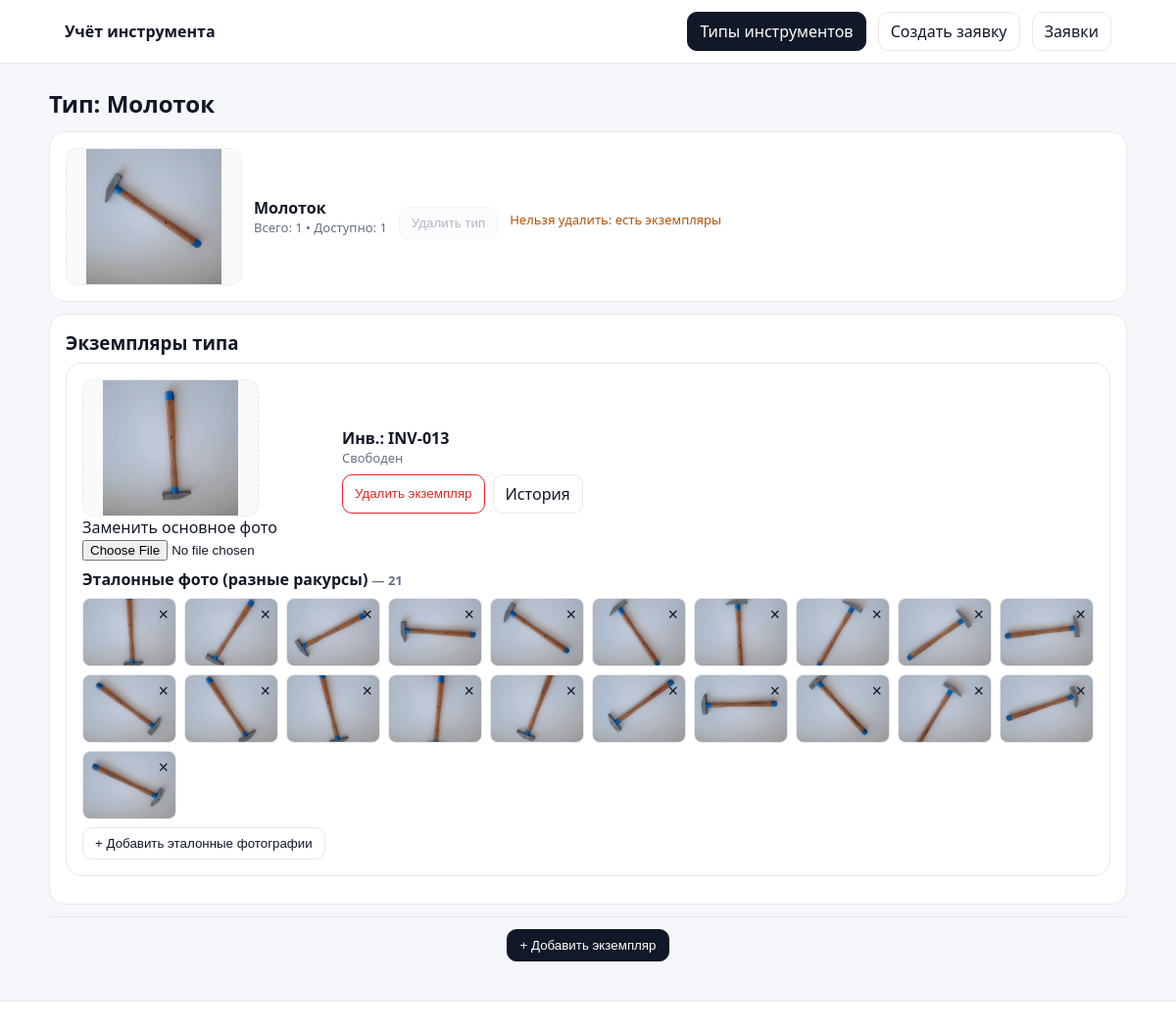
Page /types/13/edit on the committed database.
### app.py (models this page shows)
class ToolType(db.Model):
    __tablename__ = 'tool_type'
    id = db.Column(db.Integer, primary_key=True)
    name = db.Column(db.String(160), nullable=False)
    photo_filename = db.Column(db.String(255), nullable=False)
    items = db.relationship('ToolItem', backref='type', cascade='all, delete-orphan')
    def photo_url(self):
        return url_for('uploaded_file', folder='types', filename=self.photo_filename) if self.photo_filename else None
    @property
    def total_count(self):
        return len(self.items)
    @property
    def available_count(self):
        return len([i for i in self.items if not i.is_blocked])

class ToolItem(db.Model):
    __tablename__ = 'tool_item'
    id = db.Column(db.Integer, primary_key=True)
    type_id = db.Column(db.Integer, db.ForeignKey('tool_type.id'), nullable=False)
    inv = db.Column(db.String(64), nullable=False, unique=True)
    photo_filename = db.Column(db.String(255), nullable=False)
    is_blocked = db.Column(db.Boolean, default=False)
    ref_photos = db.relationship('ToolItemRefPhoto', backref='tool_item', cascade='all, delete-orphan')
    def photo_url(self):
        return url_for('uploaded_file', folder='items', filename=self.photo_filename) if self.photo_filename else None

class ToolItemRefPhoto(db.Model):
    __tablename__ = 'tool_item_ref_photo'
    id = db.Column(db.Integer, primary_key=True)
    item_id = db.Column(db.Integer, db.ForeignKey('tool_item.id'), nullable=False)
    filename = db.Column(db.String(255), nullable=False)
    item = db.relationship('ToolItem')

### app.py (the view, shortened to what this page needs)
@app.route('/types/<int:type_id>/edit', methods=['GET', 'POST'])
def type_edit(type_id):
    t = ToolType.query.get_or_404(type_id)
    return render_template('edit_type.html', t=t)

### app.py (called while the page is built)
def seed_example_if_empty():
    if ToolType.query.count() > 0:
        return

@app.before_request
def init_db():
    db.create_all()
    seed_example_if_empty()

### templates/edit_type.html (shortened to what this page needs)
{% extends 'base.html' %}
{% block content %}
<h2>Тип: {{ t.name }}</h2>
<div class="card">
  <div class="tool">
    <div class="thumb big"><img src="{{ t.photo_url() }}" alt="{{ t.name }}"></div>
  <div class="tool-info">
    <div class="title">{{ t.name }}</div>
    <div class="muted">Всего: {{ t.total_count }} • Доступно: {{ t.available_count }}</div>
  </div>
  <div class="actions">
    <button class="btn btn-danger"
            type="submit"
            form="delete_type_form"
            {% if t.items|length > 0 %}disabled{% endif %}
            onclick="return confirm('Удалить этот тип?');">
      Удалить тип
    </button>
  </div>
  {% if t.items|length > 0 %}
    <div class="warn-note" style="margin-top:6px">Нельзя удалить: есть экземпляры</div>
  {% endif %}
  </div>
</div>
<div class="card">
  <h3>Экземпляры типа</h3>
  <div class="grid-list onecol">
    {% for it in t.items %}
    <div class="card">
        <div class="tool tool-split">
          <div class="media-col">
            <div class="thumb big"><img src="{{ it.photo_url() }}" alt="{{ it.inv }}"></div>
            <form method="post" enctype="multipart/form-data" class="replace-form">
              <label>Заменить основное фото</label>
              <div class="file-field">
                <input type="file" name="photo" accept="image/*"
                       onchange="this.form.submit()">
              </div>
            </form>
          </div>
          <div class="tool-info">
            <div class="title">Инв.: {{ it.inv }}</div>
            <div class="{{ 'text-warn' if it.is_blocked else 'muted' }}">
              {{ 'Заблокирован (в заявке)' if it.is_blocked else 'Свободен' }}
            </div>
            <div class="actions" style="margin-top:8px">
              <button class="btn btn-danger" type="submit" form="delete_item_form_{{ it.id }}"
                      onclick="return confirm('Удалить экземпляр {{ it.inv }}?');">Удалить экземпляр</button>
              <a class="btn" href="{{ url_for('item_history', item_id=it.id) }}">История</a>
            </div>
          </div>
        </div>
      <div class="subtitle" style="margin-top:8px">
        Эталонные фото (разные ракурсы) <span class="muted">— {{ it.ref_photos|length }}</span>
      </div>
      {% if it.ref_photos|length == 0 %}
        <div class="muted">Эталонных фото пока нет — добавьте ниже.</div>
      {% else %}
      <div class="ref-thumbs">
        {% for ref in it.ref_photos %}
          <div class="ref-thumb">
            <a href="{{ url_for('uploaded_file', folder='items', filename=ref.filename) }}" target="_blank" title="Открыть оригинал">
              <img src="{{ url_for('uploaded_file', folder='items', filename=ref.filename) }}" alt="ref {{ loop.index }}">
            </a>
            <form class="thumb-remove-form" method="post"
                  action="{{ url_for('delete_item_ref', item_id=it.id, ref_id=ref.id) }}"
                  onsubmit="return confirm('Удалить эталон?');">
              <button class="thumb-remove" type="submit" {% if it.is_blocked %}disabled{% endif %}>×</button>
            </form>
          </div>
        {% endfor %}
      </div>
      {% endif %}
      <div class="actions" style="justify-content:flex-start;margin-top:8px">
        <button class="btn btn-outline" type="button"
                onclick="openRefModal('{{ it.id }}')"
                {% if it.is_blocked %}disabled{% endif %}>
          + Добавить эталонные фотографии
        </button>
      </div>
    </div>
    {% endfor %}
  </div>
</div>
<hr style="margin:12px 0;border:none;border-top:1px solid #e6e8ef">
<div class="actions" style="justify-content:center">
  <button class="btn btn-primary" type="button" onclick="openAddItemModal()">+ Добавить экземпляр</button>
</div>
{% endblock %}

### static/styles.css (style rules this page uses)
:root { --bg:#f5f7fb; --card:#fff; --border:#e6e8ef; --text:#101828; --muted:#667085; --ok:#16a34a; --warn:#b45309; --danger:#dc2626 }
* { box-sizing:border-box }
body { margin:0; font-family:system-ui,-apple-system,Segoe UI,Roboto,Ubuntu,'Helvetica Neue',Arial,sans-serif; color:var(--text); background:var(--bg) }
h2 { margin:8px 0 12px 0 }
h3 { margin:0 0 8px 0 }
.subtitle { font-weight:600;margin-bottom:8px }
.muted { color:var(--muted);font-size:13px }
.btn { display:inline-block;padding:8px 12px;border-radius:10px;border:1px solid var(--border); text-decoration:none;color:var(--text);background:#fff;cursor:pointer;transition:all .15s }
.btn-primary { background:#111827;color:#fff;border-color:#111827 }
.btn-outline { background:#fff }
.btn-danger { border-color:var(--danger);color:var(--danger) }
.card { background:var(--card); border:1px solid var(--border); border-radius:16px; padding:16px; margin-bottom:12px; overflow:visible; }
.grid-list { display:grid;grid-template-columns:repeat(auto-fill,minmax(260px,1fr));gap:12px }
.grid-list.onecol { grid-template-columns:1fr }
.actions { display:flex;justify-content:flex-end;gap:8px;margin-top:12px }
.tool { display:flex;gap:12px;align-items:center }
.thumb { width:140px;height:110px;border:1px dashed var(--border);border-radius:12px; display:flex;align-items:center;justify-content:center;overflow:hidden;background:#fafafa }
.thumb.big { width:180px;height:140px }
.thumb img { width:100%;height:100%;object-fit:contain }
.tool-info .title { font-weight:600 }
.file-field { display:block;width:100%;max-width:100% }
.ref-thumbs { display:grid; grid-template-columns:repeat(auto-fill,minmax(90px,1fr)); gap:8px; margin-top:8px }
.ref-thumbs img { width:100%; height:70px; object-fit:cover; border-radius:8px; border:1px solid var(--border) }
.ref-thumb { position:relative; }
.ref-thumb img { display:block; }
.thumb-remove-form { position:absolute; top:2px; right:2px; }
.thumb-remove { appearance:none; -webkit-appearance:none; background:transparent; border:none; padding:0; margin:0; color:#0b0b0b; font-size:18px; line-height:1; cursor:pointer; }
.btn:disabled, .btn[disabled], button.btn:disabled, .btn.disabled, .btn[aria-disabled="true"] { opacity:.5; color:var(--muted); background:#f8fafc; border-color:var(--border); cursor:not-allowed; pointer-events:none; box-shadow:none; }
.btn-danger:disabled, .btn-danger[disabled] { background:#fecaca; border-color:#fecaca; color:#7f1d1d; }
.thumb-remove { position:absolute; top:6px; right:6px; background:none; border:none; padding:0; margin:0; font-size:18px; line-height:1; color:#111827; cursor:pointer; }
.warn-note { color: var(--warn); font-size: 13px; }

### rows in the picture
ToolType: name "Молоток", photo_url (picture)
ToolItem: available_count "1", photo_url (picture), inv "INV-013", is_blocked "Свободен", ref_photos|length "21"
ToolItemRefPhoto: filename (picture)
ToolItemRefPhoto: filename (picture)
ToolItemRefPhoto: filename (picture)
ToolItemRefPhoto: filename (picture)
ToolItemRefPhoto: filename (picture)
ToolItemRefPhoto: filename (picture)
ToolItemRefPhoto: filename (picture)
ToolItemRefPhoto: filename (picture)
ToolItemRefPhoto: filename (picture)
ToolItemRefPhoto: filename (picture)
ToolItemRefPhoto: filename (picture)
ToolItemRefPhoto: filename (picture)
ToolItemRefPhoto: filename (picture)
ToolItemRefPhoto: filename (picture)
ToolItemRefPhoto: filename (picture)
ToolItemRefPhoto: filename (picture)
ToolItemRefPhoto: filename (picture)
ToolItemRefPhoto: filename (picture)
ToolItemRefPhoto: filename (picture)
ToolItemRefPhoto: filename (picture)
ToolItemRefPhoto: filename (picture)

### other values in the picture
{{ t.total_count }} "1"
